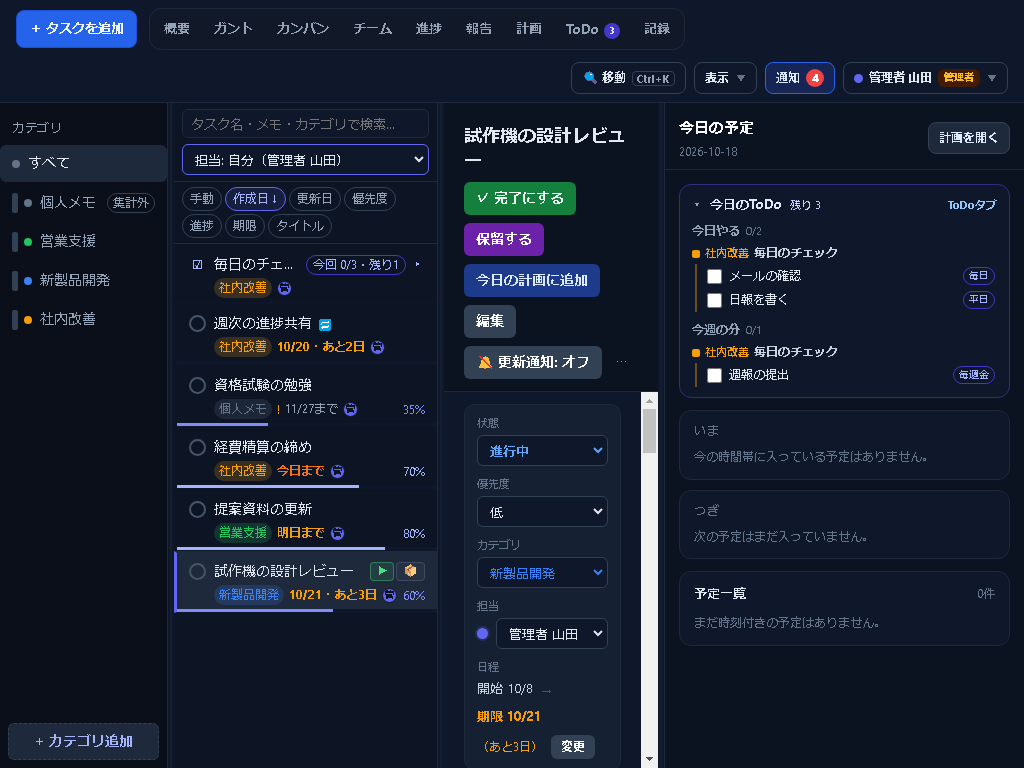
#> input picture ux-shots/before/detail-1024.png, 1024 x 768 px
$ python -i build_report_docx.py   (imports and definitions only)
#> lines starting #> are read from the running program, lines starting #| are printed output that depends on the picture
"""Build the HAKOBI technical report (Word) from HAKOBI_TECHNICAL_REPORT.md.

Adapted from the Watashi report tools. Headings use Word heading styles, so the
PDF export gets bookmarks and the TOC field can collect them. Figures are placed
with [[FIGURE:key]] and captioned below (図N); tables are captioned above (表N).

Usage:
    python docs/hakobi-report/tools/build_report_docx.py docs/hakobi-report/HAKOBI_TECHNICAL_REPORT.md docs/hakobi-report/output/HAKOBI_技術レポート.docx
"""
from __future__ import annotations

import json
import re
import sys
from pathlib import Path

from docx import Document
from docx.enum.style import WD_STYLE_TYPE
from docx.enum.table import WD_CELL_VERTICAL_ALIGNMENT, WD_TABLE_ALIGNMENT
from docx.enum.text import WD_ALIGN_PARAGRAPH, WD_TAB_ALIGNMENT, WD_TAB_LEADER
from docx.opc.constants import RELATIONSHIP_TYPE as RT
from docx.opc.part import Part
from docx.oxml import OxmlElement
from docx.oxml.ns import qn
from docx.shared import Inches, Pt, RGBColor
from lxml import etree

from report_diagrams import build_diagrams

# Colors follow the app icon: navy ground, teal bars and an amber accent.
NAVY = "0F1B2D"
TEAL = "0E8C80"
TEAL_DARK = "0B6E66"
TEAL_LIGHT = "E7F5F3"
MINT = "7FE3D3"
MID_GRAY = "5B6B78"
BODY = "263238"
LINK = "0B6E66"

SVG_NS = "http://schemas.microsoft.com/office/drawing/2016/SVG/main"
SVG_EXT_URI = "{96DAC541-7B7A-43D3-8B79-37D633B846F1}"
FULL_WIDTH = 6.15
TABLE_WIDTH = 9360
# Heading levels in the TOC field. The cached result and update_toc_pages.py use the same levels,
# so updating the field in Word does not add entries and move the chapters.
TOC_LEVELS = 2
# 概要・目次の見出しに使う、目次に集められないスタイル。
FRONT_HEADING = "Front Heading"
DOCUMENT_LANGUAGE = "ja-JP"
REPORT_NAME = "HAKOBI 技術レポート"
ICON = Path(__file__).resolve().parents[3] / "build" / "icon.png"
# Where the cover breaks the title, so no word is split across lines.
COVER_TITLE_BREAKS = ("見える化する", "業務管理ツール")

# Every figure the Markdown can place with [[FIGURE:key]]. Diagrams come from
# report_diagrams.py (SVG + PNG); screens are PNGs made by prepare_screens.py.
FIGURES = {
    "personal-launcher": {"image": "../../hakobi-showcase/assets/personal-launcher-focus.png", "width": 5.5, "alt": "接続画面の下部。チームへの接続ボタンの下に、このPCで個人用として使う入口がある"},
    "personal-start": {"image": "../../hakobi-showcase/assets/personal-gantt-focus.png", "alt": "個人用の月次集計の見直し。10月22日から30日までの予定と進捗25パーセントをガントで確認する"},
    "team-example": {"image": "../../hakobi-showcase/assets/team-focus.png", "alt": "架空の3人の未完了、保留中、期限超過、報告なしなどの件数を並べたチーム画面"},
    "consultation-example": {"image": "../../hakobi-showcase/assets/discussion.png", "alt": "佐藤が集計項目について要相談の進捗ログを投稿し、高橋が定例で確認しようと返信した画面"},
    "meeting-example": {"image": "../../hakobi-showcase/assets/meeting-focus.png", "alt": "定例で佐藤の仕事として部署別に残す項目を確認するタスクを期限10月23日で登録した例。担当、保存済みタスク、追加欄、メモを同じ実画面から抜き出している"},
    "report-example": {"image": "../../hakobi-showcase/assets/report-focus.png", "alt": "報告の期間、担当、Markdownをコピー、CSV、定例モードのボタン"},
    "plan-example": {"image": "../../hakobi-start-guide/assets/tour-plan.png", "width": 4.3, "alt": "説明会の配布資料と確認の仕事を午前と午後の時間帯に置いた今日の計画"},
    "timer-example": {"image": "../../hakobi-start-guide/assets/tour-timer.png", "alt": "タスク詳細のタイマー。撮影用に用意した作業例として35分を表示している"},
    "dependency-example": {"image": "../../hakobi-start-guide/assets/tour-dependencies.png", "alt": "資料を整える仕事の後続として資料を参加者へ送るタスクを設定し、待機日数を指定する欄"},
    "timeline": {"alt": "2026年3〜4月の個人用デスクトップアプリから、5月30日のチーム用サーバー、6〜9月の進捗共有と報告タブ、10月のチーム接続のデスクトップ版と定例モードまでの開発の流れ"},
    "architecture": {"alt": "個人用はデスクトップ版の画面がIPCでPC内のSQLiteを使い、チーム用はブラウザとデスクトップ版の同じ画面がHTTPとWebSocketで社内LANのサーバーを使う構成図"},
    "sync-flow": {"alt": "画面で保存、サーバーで確認、DBを更新、WebSocketで変更を知らせる、各画面が取り直す、の5段階の流れ"},
    "record-hub": {"alt": "作業の区切りに残す日々の記録が、チームの状況確認、定例での相談、週報の下書きの三つに使われることを示す図"},
    "dependency": {"alt": "AからBとCへ分岐し、BとCがDで合流してEへ続く依存関係。Aの期限を延ばすとC、D、Eの日程が順に計算し直される"},
    "weekly-flow": {"alt": "報告タブで期間と担当を選び、Markdownをコピーして週報用エージェントに渡し、下書きを本人が確認して提出する流れ"},
    "gantt": {"image": "screens/gantt.png", "alt": "ガントの画面。業務改善、設備・手順、定例・報告の各カテゴリのタスクとサブタスクが日程のバーで並び、依存関係の矢印と今日の列が表示されている"},
    "team": {"image": "screens/team.png", "width": 4.6, "alt": "チーム画面。いま稼働中の2人の計測中の仕事、期限を過ぎた仕事1件、メンバー3人の進行中・保留中・超過の件数と今日の作業時間"},
    "progress": {"image": "screens/progress.png", "width": 4.3, "alt": "進捗の画面。ひな形を入れた入力欄と、ほかのメンバーの進捗ログが日付ごとに並ぶ"},
    "report": {"image": "screens/report.png", "alt": "報告タブ。期間の選択、Markdownをコピー、CSV、定例モードのボタン、担当者ごとのタスクと期間中の進捗の変化、メモ、進捗ログ"},
    "meeting": {"image": "screens/meeting.png", "alt": "定例モード。担当者ごとの要相談とタスク、経過時間と持ち時間、決まったことをタスクにする欄と定例メモ"},
    "checklist": {"image": "screens/checklist.png", "width": 5.6, "alt": "ToDoの画面の今日やること。平日・毎週・毎月の項目が周期ごとにまとまり、チェック済みの項目に線が引かれている"},
    "plan": {"image": "screens/plan.png", "width": 5.2, "alt": "計画の画面。日付、予定・未定・合計時間と、時間割に置いたタスク"},
}


# [187 lines left out: functions set_east_asia, set_cell_shading, set_cell_margins, set_cell_width, set_cell_borders, set_table_geometry and 5 more, not called in this run]


TOKEN_RE = re.compile(r"(\[[^\]]+\]\([^)]+\)|\*\*[^*]+\*\*|`[^`]+`)")


# [204 lines left out: functions add_inline, set_document_language, bottom_rule, configure_styles, add_page_number_footer, add_running_header and 6 more, not called in this run]


def clean_cell(text: str) -> str:
    return re.sub(r"[`*_]", "", text.strip())


def widths_for_table(cols: int) -> list[int]:
    base = TABLE_WIDTH // cols
    return [base] * (cols - 1) + [TABLE_WIDTH - base * (cols - 1)]


# [300 lines left out: functions estimated_height, keep_table_together, add_markdown_table, create_numbering_instance, add_list_paragraph, add_code_block and 6 more, not called in this run]


def toc_entries(body_lines: list[str], pages: dict[str, int]) -> list[tuple[int, str, str]]:
    return [(level, title, str(pages.get(title, "–"))) for level, title in toc_headings(body_lines)]


def build(source: Path, output: Path) -> None:
    lines = source.read_text(encoding="utf-8").splitlines()
    body_idx = next(i for i, line in enumerate(lines) if re.match(r"^# 1\.", line.strip()))
    abstract_idx = next(i for i, line in enumerate(lines[:body_idx]) if line.strip() == "## 概要")
    meta = read_front_matter(lines[:abstract_idx])
    abstract_lines = lines[abstract_idx + 1:body_idx]
    body_lines = lines[body_idx:]

    toc_file = toc_path(source)
    pages = json.loads(toc_file.read_text(encoding="utf-8")) if toc_file.exists() else {}

    output.parent.mkdir(parents=True, exist_ok=True)
    assets = build_diagrams(source.parent / "assets")

    doc = Document()
    configure_styles(doc)
    configure_page(doc.sections[0])
    doc.sections[0].different_first_page_header_footer = True
    add_running_header(doc.sections[0], meta["title"])
    add_page_number_footer(doc.sections[0])
    doc.core_properties.title = meta["title"]
    doc.core_properties.subject = meta["subtitle"]
    doc.core_properties.author = ""
    doc.core_properties.keywords = "HAKOBI, ガントチャート, 進捗共有, 見える化, 定例, 週報, Electron, React, SQLite"
    doc.core_properties.comments = f"{meta.get('対象', '')}の技術報告（作成日 {meta.get('作成日', '')}）"
    set_update_fields(doc)

    add_cover(doc, meta)
    doc.add_page_break()

    add_front_heading(doc, "概要")
    render_markdown(doc, abstract_lines, source.parent, assets)
    doc.add_page_break()

    add_front_heading(doc, "目次").paragraph_format.space_after = Pt(16)
    add_toc_with_static_result(doc, toc_entries(body_lines, pages))
    doc.add_page_break()

    render_markdown(doc, body_lines, source.parent, assets, main_body=True)
    # Word needs a paragraph after the last table; make it tiny so it cannot spill onto an empty page.
    last = doc.paragraphs[-1]
    if not last.text:
        last.paragraph_format.space_before = Pt(0)
        last.paragraph_format.space_after = Pt(0)
        last.paragraph_format.line_spacing = Pt(1)
        last.add_run().font.size = Pt(1)

    for section in doc.sections:
        configure_page(section)
    doc.save(output)


# [4 lines not run here, left out]

>>> import cv2
>>> picture = cv2.imread('../../../ux-shots/before/detail-1024.png', cv2.IMREAD_GRAYSCALE)
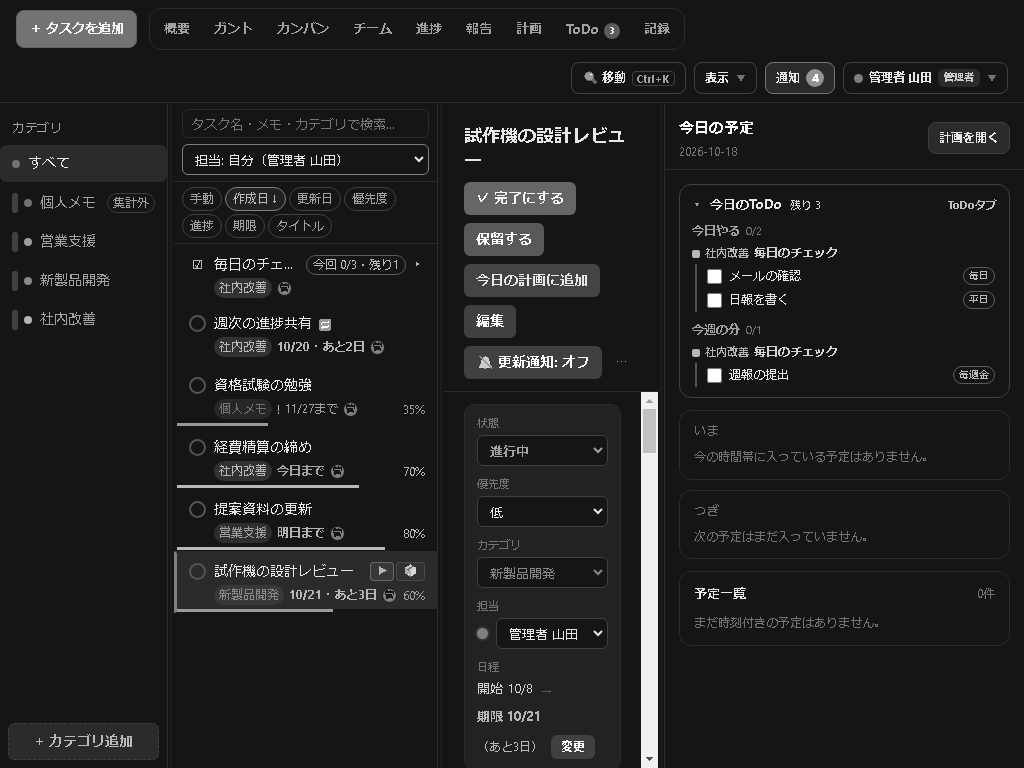
#> picture: shape (768, 1024); min 21, max 255, mean 32.6
>>> result = build(picture, 'out.png')
#> (the run stopped early here; a loop or call above may not have finished)

$ run again, on ux-shots/before/detail.png
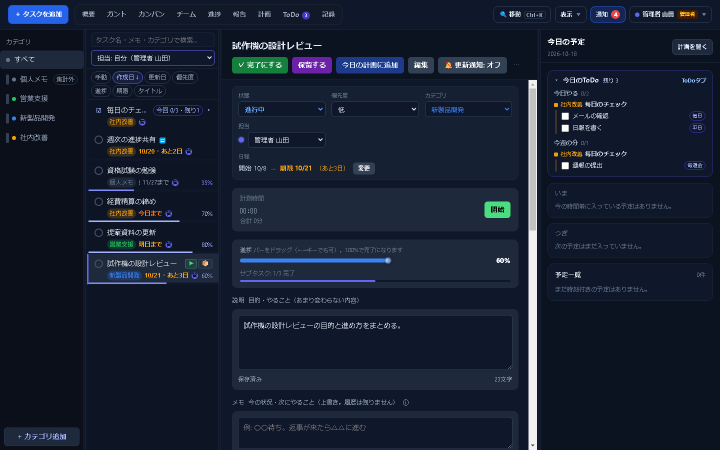
#> input picture ux-shots/before/detail.png, 1440 x 900 px (shown at 1/2 size)
#> `picture = cv2.imread('../../../ux-shots/before/detail-1024.png', cv2.I..`:
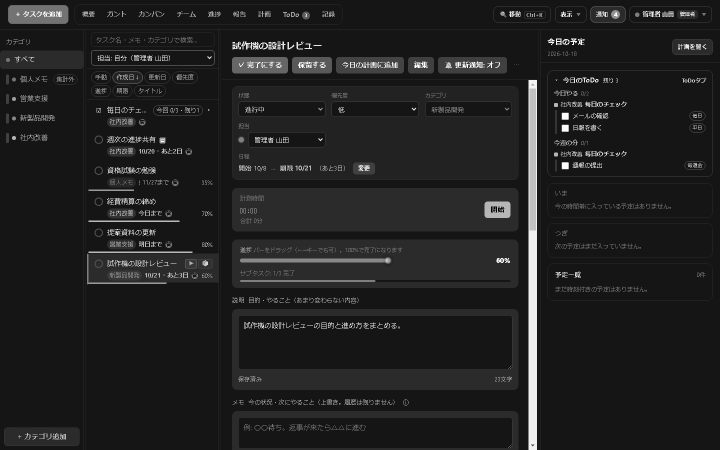
#> picture: shape (900, 1440) (shown at 1/2 size); min 0, max 255, mean 33

$ run again, on ux-shots/before/gantt-1920.png
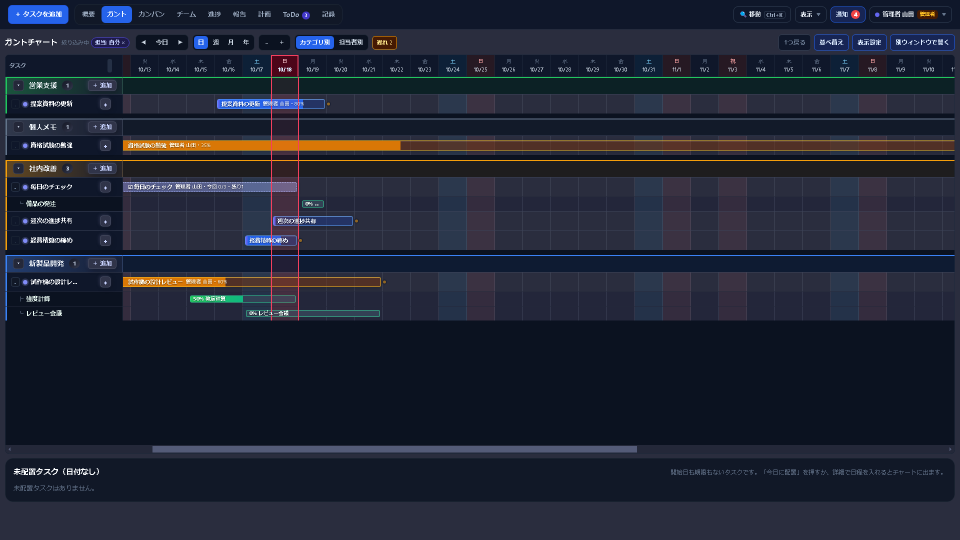
#> input picture ux-shots/before/gantt-1920.png, 1920 x 1080 px (shown at 1/2 size)
#> `picture = cv2.imread('../../../ux-shots/before/detail-1024.png', cv2.I..`:
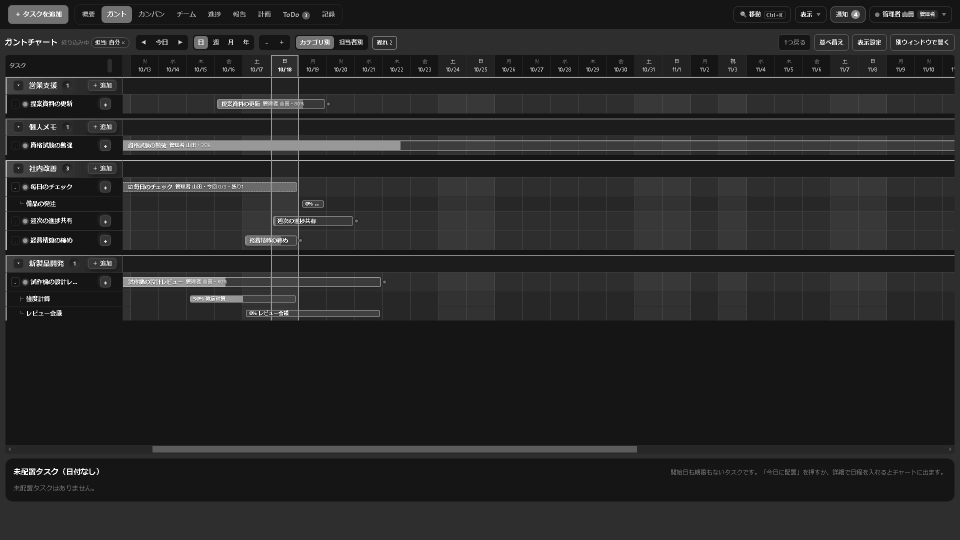
#> picture: shape (1080, 1920) (shown at 1/2 size); min 21, max 255, mean 38.3
